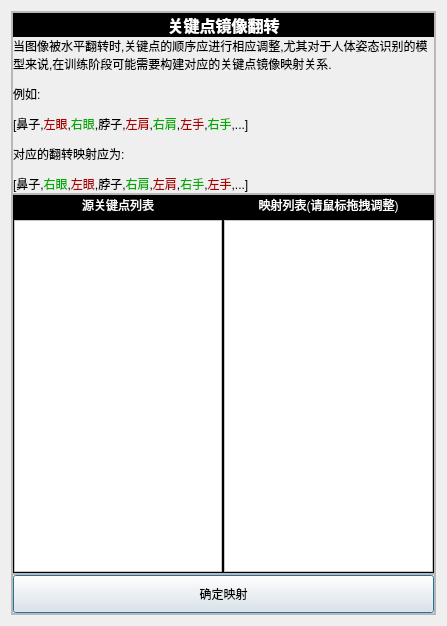
<?xml version="1.0" encoding="UTF-8"?>
<ui version="4.0">
 <class>Dialog</class>
 <widget class="QDialog" name="Dialog">
  <property name="geometry">
   <rect>
    <x>0</x>
    <y>0</y>
    <width>447</width>
    <height>626</height>
   </rect>
  </property>
  <property name="windowTitle">
   <string>关键点  - 镜像映射</string>
  </property>
  <layout class="QVBoxLayout" name="verticalLayout">
   <item>
    <widget class="QFrame" name="frame">
     <property name="frameShape">
      <enum>QFrame::Shape::StyledPanel</enum>
     </property>
     <property name="frameShadow">
      <enum>QFrame::Shadow::Raised</enum>
     </property>
     <layout class="QVBoxLayout" name="verticalLayout_2">
      <property name="spacing">
       <number>0</number>
      </property>
      <property name="leftMargin">
       <number>0</number>
      </property>
      <property name="topMargin">
       <number>0</number>
      </property>
      <property name="rightMargin">
       <number>0</number>
      </property>
      <property name="bottomMargin">
       <number>0</number>
      </property>
      <item>
       <widget class="QFrame" name="frame_top">
        <property name="maximumSize">
         <size>
          <width>16777215</width>
          <height>200</height>
         </size>
        </property>
        <property name="frameShape">
         <enum>QFrame::Shape::StyledPanel</enum>
        </property>
        <property name="frameShadow">
         <enum>QFrame::Shadow::Raised</enum>
        </property>
        <layout class="QVBoxLayout" name="verticalLayout_3">
         <property name="spacing">
          <number>0</number>
         </property>
         <property name="leftMargin">
          <number>0</number>
         </property>
         <property name="topMargin">
          <number>0</number>
         </property>
         <property name="rightMargin">
          <number>0</number>
         </property>
         <property name="bottomMargin">
          <number>0</number>
         </property>
         <item>
          <widget class="QLabel" name="label_info">
           <property name="maximumSize">
            <size>
             <width>16777215</width>
             <height>30</height>
            </size>
           </property>
           <property name="styleSheet">
            <string notr="true">background-color: rgb(0, 0, 0);
color: rgb(255, 255, 255);</string>
           </property>
           <property name="text">
            <string>&lt;html&gt;&lt;head/&gt;&lt;body&gt;&lt;p&gt;&lt;span style=&quot; font-size:12pt; font-weight:700;&quot;&gt;关键点镜像翻转&lt;/span&gt;&lt;/p&gt;&lt;/body&gt;&lt;/html&gt;</string>
           </property>
           <property name="alignment">
            <set>Qt::AlignmentFlag::AlignCenter</set>
           </property>
          </widget>
         </item>
         <item>
          <widget class="QLabel" name="label_info_text">
           <property name="contextMenuPolicy">
            <enum>Qt::ContextMenuPolicy::DefaultContextMenu</enum>
           </property>
           <property name="autoFillBackground">
            <bool>true</bool>
           </property>
           <property name="text">
            <string>&lt;html&gt;&lt;head/&gt;&lt;body&gt;&lt;p&gt;当图像被水平翻转时,关键点的顺序应进行相应调整,尤其对于人体姿态识别的模型来说,在训练阶段可能需要构建对应的关键点镜像映射关系.&lt;/p&gt;&lt;p&gt;例如:&lt;/p&gt;&lt;p&gt;[鼻子,&lt;span style=&quot; color:#aa0000;&quot;&gt;左眼&lt;/span&gt;,&lt;span style=&quot; color:#00aa00;&quot;&gt;右眼&lt;/span&gt;,脖子,&lt;span style=&quot; color:#aa0000;&quot;&gt;左肩&lt;/span&gt;,&lt;span style=&quot; color:#00aa00;&quot;&gt;右肩&lt;/span&gt;,&lt;span style=&quot; color:#aa0000;&quot;&gt;左手&lt;/span&gt;,&lt;span style=&quot; color:#00aa00;&quot;&gt;右手&lt;/span&gt;,...]&lt;/p&gt;&lt;p&gt;对应的翻转映射应为:&lt;/p&gt;&lt;p&gt;[鼻子,&lt;span style=&quot; color:#00aa00;&quot;&gt;右眼&lt;/span&gt;,&lt;span style=&quot; color:#aa0000;&quot;&gt;左眼&lt;/span&gt;,脖子,&lt;span style=&quot; color:#00aa00;&quot;&gt;右肩&lt;/span&gt;,&lt;span style=&quot; color:#aa0000;&quot;&gt;左肩&lt;/span&gt;,&lt;span style=&quot; color:#00aa00;&quot;&gt;右手&lt;/span&gt;,&lt;span style=&quot; color:#aa0000;&quot;&gt;左手&lt;/span&gt;,...]&lt;/p&gt;&lt;/body&gt;&lt;/html&gt;</string>
           </property>
           <property name="textFormat">
            <enum>Qt::TextFormat::AutoText</enum>
           </property>
           <property name="scaledContents">
            <bool>false</bool>
           </property>
           <property name="wordWrap">
            <bool>true</bool>
           </property>
           <property name="margin">
            <number>5</number>
           </property>
          </widget>
         </item>
        </layout>
       </widget>
      </item>
      <item>
       <widget class="QFrame" name="frame_center">
        <property name="frameShape">
         <enum>QFrame::Shape::StyledPanel</enum>
        </property>
        <property name="frameShadow">
         <enum>QFrame::Shadow::Raised</enum>
        </property>
        <layout class="QHBoxLayout" name="horizontalLayout">
         <property name="spacing">
          <number>0</number>
         </property>
         <property name="leftMargin">
          <number>0</number>
         </property>
         <property name="topMargin">
          <number>0</number>
         </property>
         <property name="rightMargin">
          <number>0</number>
         </property>
         <property name="bottomMargin">
          <number>0</number>
         </property>
         <item>
          <widget class="QFrame" name="frame_c_left">
           <property name="minimumSize">
            <size>
             <width>200</width>
             <height>0</height>
            </size>
           </property>
           <property name="maximumSize">
            <size>
             <width>16777215</width>
             <height>16777215</height>
            </size>
           </property>
           <property name="styleSheet">
            <string notr="true">background-color: rgb(0, 0, 0);</string>
           </property>
           <property name="frameShape">
            <enum>QFrame::Shape::StyledPanel</enum>
           </property>
           <property name="frameShadow">
            <enum>QFrame::Shadow::Raised</enum>
           </property>
           <layout class="QVBoxLayout" name="verticalLayout_5">
            <property name="leftMargin">
             <number>0</number>
            </property>
            <property name="topMargin">
             <number>0</number>
            </property>
            <property name="rightMargin">
             <number>0</number>
            </property>
            <property name="bottomMargin">
             <number>0</number>
            </property>
            <item>
             <widget class="QLabel" name="label_point_original">
              <property name="styleSheet">
               <string notr="true">color: rgb(255, 255, 255);
background-color: rgb(0, 0, 0);</string>
              </property>
              <property name="text">
               <string>源关键点列表</string>
              </property>
              <property name="alignment">
               <set>Qt::AlignmentFlag::AlignCenter</set>
              </property>
             </widget>
            </item>
            <item>
             <widget class="QListWidget" name="listWidget_point_original">
              <property name="styleSheet">
               <string notr="true">background-color: rgb(255, 255, 255);</string>
              </property>
             </widget>
            </item>
           </layout>
          </widget>
         </item>
         <item>
          <widget class="QFrame" name="frame_c_right">
           <property name="minimumSize">
            <size>
             <width>200</width>
             <height>0</height>
            </size>
           </property>
           <property name="styleSheet">
            <string notr="true">background-color: rgb(0, 0, 0);</string>
           </property>
           <property name="frameShape">
            <enum>QFrame::Shape::StyledPanel</enum>
           </property>
           <property name="frameShadow">
            <enum>QFrame::Shadow::Raised</enum>
           </property>
           <layout class="QVBoxLayout" name="verticalLayout_4">
            <property name="leftMargin">
             <number>0</number>
            </property>
            <property name="topMargin">
             <number>0</number>
            </property>
            <property name="rightMargin">
             <number>0</number>
            </property>
            <property name="bottomMargin">
             <number>0</number>
            </property>
            <item>
             <widget class="QLabel" name="label_point_mapping">
              <property name="styleSheet">
               <string notr="true">color: rgb(255, 255, 255);</string>
              </property>
              <property name="text">
               <string>映射列表(请鼠标拖拽调整)</string>
              </property>
              <property name="alignment">
               <set>Qt::AlignmentFlag::AlignCenter</set>
              </property>
             </widget>
            </item>
            <item>
             <widget class="QListWidget" name="listWidget_point_mapping">
              <property name="styleSheet">
               <string notr="true">background-color: rgb(255, 255, 255);</string>
              </property>
              <property name="dragEnabled">
               <bool>false</bool>
              </property>
              <property name="dragDropMode">
               <enum>QAbstractItemView::DragDropMode::NoDragDrop</enum>
              </property>
             </widget>
            </item>
           </layout>
          </widget>
         </item>
        </layout>
       </widget>
      </item>
      <item>
       <widget class="QFrame" name="frame_bottom">
        <property name="minimumSize">
         <size>
          <width>0</width>
          <height>40</height>
         </size>
        </property>
        <property name="maximumSize">
         <size>
          <width>16777215</width>
          <height>40</height>
         </size>
        </property>
        <property name="frameShape">
         <enum>QFrame::Shape::StyledPanel</enum>
        </property>
        <property name="frameShadow">
         <enum>QFrame::Shadow::Raised</enum>
        </property>
        <layout class="QHBoxLayout" name="horizontalLayout_2">
         <property name="spacing">
          <number>0</number>
         </property>
         <property name="leftMargin">
          <number>0</number>
         </property>
         <property name="topMargin">
          <number>0</number>
         </property>
         <property name="rightMargin">
          <number>0</number>
         </property>
         <property name="bottomMargin">
          <number>0</number>
         </property>
         <item>
          <widget class="QPushButton" name="pushButton_ok">
           <property name="minimumSize">
            <size>
             <width>0</width>
             <height>38</height>
            </size>
           </property>
           <property name="text">
            <string>确定映射</string>
           </property>
          </widget>
         </item>
        </layout>
       </widget>
      </item>
     </layout>
    </widget>
   </item>
  </layout>
 </widget>
 <resources/>
 <connections/>
</ui>
